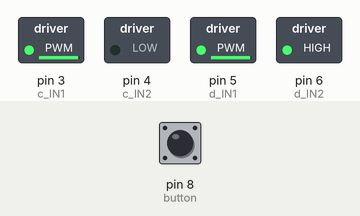
Simulated run of this sketch. Board: Arduino Uno, built with avr-gcc and run on an emulated ATmega328P. Parts: switched loads named in the sketch (green lamp = pin HIGH). The inputs (shaded band) are chosen by the test bench; at power-on: pin 8 (button) HIGH.

Above: at 1.2 s.
1.3 s: pin 8 (button) pulled LOW for 0.15 s
At 1.37 s:
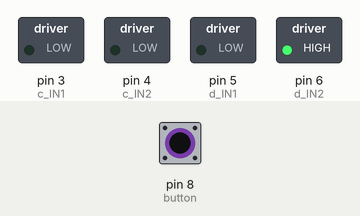
2.9 s: pin 8 (button) pulled LOW for 3.2 s
At 7.5 s:
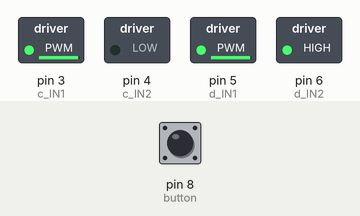
Timing chart, 0 to 9.0 s (numbered marks = the images above; inputs shaded):
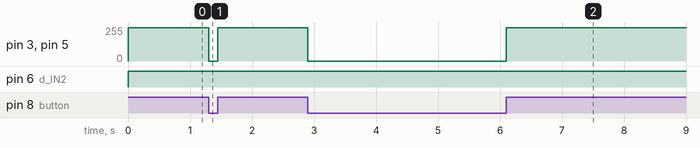

The sketch:

buttondcmotor.ino
```cpp
const byte c_IN1 = 3 ; //speed
const byte c_IN2 = 4; //direction
const byte d_IN1 = 5; //speed
const byte d_IN2 = 6; //direction
const byte button = 8;
void setup() {
  // put your setup code here, to run once:
   pinMode(c_IN1, OUTPUT);
    pinMode(c_IN2, OUTPUT);
    pinMode(d_IN1, OUTPUT);
    pinMode(d_IN2, OUTPUT);
    pinMode(button,INPUT_PULLUP);
}

void loop() {
  // put your main code here, to run repeatedly:
  if  (digitalRead(button)== 1){
         analogWrite(c_IN1, 250);
            digitalWrite(c_IN2, LOW);
            analogWrite(d_IN1, 250);
            digitalWrite(d_IN2, HIGH);
    } else {
         analogWrite(c_IN1, 0);
            digitalWrite(c_IN2, LOW);
            analogWrite(d_IN1, 0);
            digitalWrite(d_IN2, HIGH);
    }
}
```

Measured:
- after the input at 1.3 s, pin 3 (c_IN1), pin 5 (d_IN1): 250/255 → 0/255 at once, → 250/255 0.15 s later
- after the input at 2.9 s, pin 3 (c_IN1), pin 5 (d_IN1): 250/255 → 0/255 at once, → 250/255 3.2 s later
